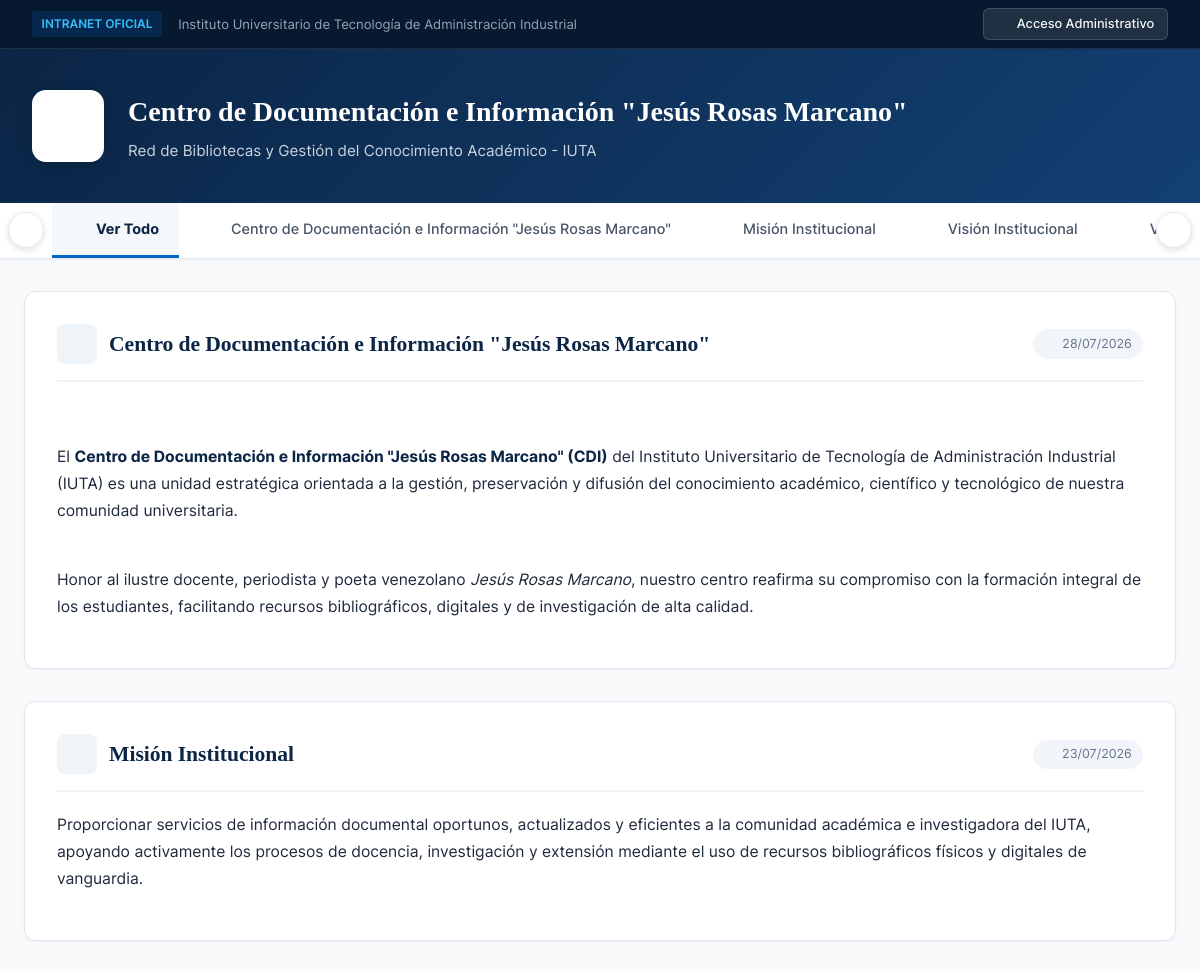
Before: / (upper part) with the older database file.
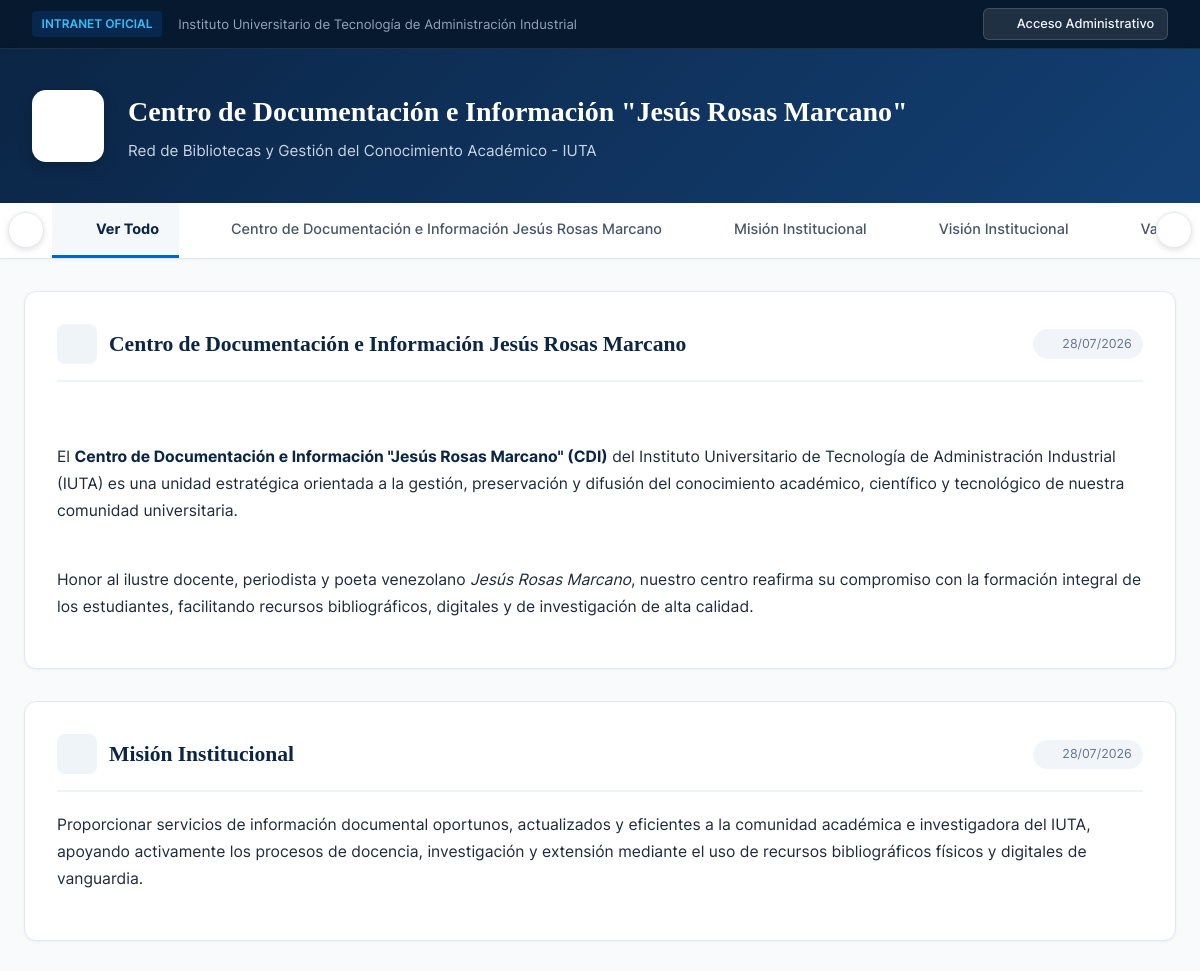
After: the same page with the newer database file.
### tables this page shows
CREATE TABLE secciones_informativas (
    id INTEGER PRIMARY KEY AUTOINCREMENT,
    clave VARCHAR(50) NOT NULL UNIQUE,
    titulo VARCHAR(150) NOT NULL,
    contenido TEXT NOT NULL,
    fecha_actualizacion DATETIME DEFAULT CURRENT_TIMESTAMP
, activo INTEGER DEFAULT 1);

### index.php (the view, shortened to what the changed rows need)
<?php
require_once __DIR__ . '/conexion.php';
try {
    $stmt = $pdo->query("SELECT id, clave, titulo, contenido, fecha_actualizacion FROM secciones_informativas WHERE activo = 1 ORDER BY id ASC");
    $secciones = $stmt->fetchAll(PDO::FETCH_ASSOC);
} catch (PDOException $e) {
    $secciones = [];
    $error = "Error al conectar o consultar la base de datos: " . $e->getMessage();
}
$claveSeleccionada = isset($_GET['sec']) ? trim($_GET['sec']) : 'todas';
?>
<!DOCTYPE html>
<html lang="es">
<head>
    <link rel="stylesheet" href="assets/css/fonts.css">
</head>
<body>
    <header class="header-formal">
        <div class="header-container">
            <div class="header-titles">
                <h1>Centro de Documentación e Información "Jesús Rosas Marcano"</h1>
            </div>
        </div>
    </header>
    <div class="nav-sections-wrapper">
        <nav class="nav-sections">
            <div class="nav-container" id="navContainer">
                <?php
                $iconosMapa = [
                    'identidad' => 'info',
                    'mision' => 'target',
                    'vision' => 'compass',
                    'valores' => 'shield-check',
                    'sedes' => 'map-pin'
                ];
                foreach ($secciones as $sec):
                    $icono = isset($iconosMapa[$sec['clave']]) ? $iconosMapa[$sec['clave']] : 'file-text';
                    $esActivo = ($claveSeleccionada === $sec['clave']);
                ?>
                    <a href="index.php?sec=<?= urlencode($sec['clave']) ?>" class="nav-tab <?= $esActivo ? 'active' : '' ?>">
                        <i data-lucide="<?= $icono ?>" style="width: 16px; height: 16px;"></i>
                        <span><?= htmlspecialchars($sec['titulo']) ?></span>
                    </a>
                <?php endforeach; ?>
            </div>
        </nav>
    </div>
    <main class="main-container">
        <div class="content-grid">
            <?php
            $seccionesAMostrar = [];
            if ($claveSeleccionada === 'todas') {
                $seccionesAMostrar = $secciones;
            }
            if (empty($seccionesAMostrar)):
            ?>
                <div class="info-card" style="text-align: center; padding: 3rem;">
                    <i data-lucide="file-question" style="width: 48px; height: 48px; color: var(--texto-suave); margin-bottom: 1rem;"></i>
                    <p style="color: var(--texto-secundario);">No se encontró información activa para la sección seleccionada.</p>
                </div>
            <?php
            else:
                foreach ($seccionesAMostrar as $sec):
                    $icono = isset($iconosMapa[$sec['clave']]) ? $iconosMapa[$sec['clave']] : 'bookmark';
            ?>
                <article class="info-card" id="sec-<?= htmlspecialchars($sec['clave']) ?>">
                    <header class="card-header">
                        <div class="card-title-group">
                            <div class="card-icon-box">
                                <i data-lucide="<?= $icono ?>" style="width: 22px; height: 22px;"></i>
                            </div>
                            <h2><?= htmlspecialchars($sec['titulo']) ?></h2>
                        </div>
                        <div class="date-badge" title="Última fecha de actualización">
                            <i data-lucide="calendar" style="width: 13px; height: 13px;"></i>
                            <span><?= date('d/m/Y', strtotime($sec['fecha_actualizacion'])) ?></span>
                        </div>
                    </header>
                    <div class="card-body-html">
                        <?= $sec['contenido'] ?>
                    </div>
                </article>
            <?php
                endforeach;
            endif;
            ?>
        </div>
    </main>
</body>
</html>

Changed rows visible on the page:
changed secciones_informativas: titulo "Centro de Documentación e Información \"Jesús Rosas Marcano\"" → "Centro de Documentación e Información Jesús Rosas Marcano"
changed secciones_informativas "Misión Institucional": fecha_actualizacion "23/07/2026" → "28/07/2026"
